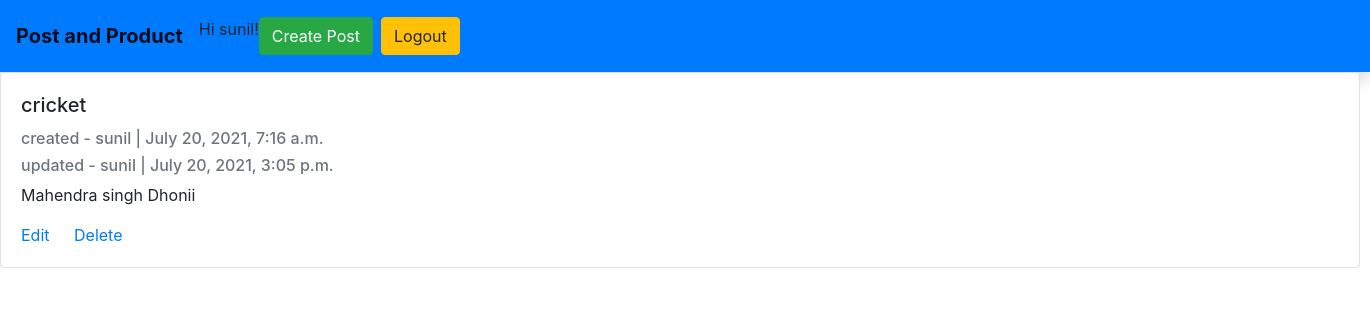
The page /home (signed in) on the database its author committed.
### user/models.py (models this page shows, shortened)
class User(AbstractUser):
    first_name = models.CharField(max_length=100)
    last_name = models.CharField(max_length=100)
    email = models.EmailField(max_length=50)
    username = models.CharField(max_length=50, unique=True)
    password = models.CharField(max_length=50)
    def __str__(self):
        return self.username

class Post(models.Model):
    users = models.ForeignKey(User, on_delete=models.CASCADE)
    title = models.CharField(max_length=200, unique=True)
    text = models.TextField()
    created_at = models.DateTimeField(auto_now_add=True)
    updated_at = models.DateTimeField(auto_now= True)

### user/views.py (the view)
# urls.py: path('home', posts_view, name='home'),
def posts_view(request):
    if request.user.is_authenticated:
        posts = Post.objects.filter(users=request.user)
    else:
        posts = Post.objects.all().order_by('created_at')
    return render(request, 'home.html', {'posts':posts})

### templates/home.html (shortened to what this page needs)
{% extends 'index.html' %}
{% block content %}
{% for post in posts %}
<div class="card" style="width: 85rem;">
  <div class="card-body">
    <h5 class="card-title">{{post.title}}</h5>
    <p class="card-text text-muted h6"> created - {{ post.users }} | {{ post.created_at}} </p>
    <p class="card-text text-muted h6"> updated - {{ post.users }} | {{ post.updated_at}} </p>
    <p class="card-text">{{post.text}}</p>
    {% if request.user.is_authenticated %}
    <a href="{% url 'post_edit' pk=post.pk %}" class="card-link">Edit</a>
    <a href="{% url 'post_delete' pk=post.pk %}" class="card-link">Delete</a>
    {% endif %}
  </div>
</div>
{% endfor %}
{% endblock %}

### templates/index.html (shortened to what this page needs)
<!DOCTYPE html>
<html lang="en">
<head>
    <link rel="stylesheet" href="https://stackpath.bootstrapcdn.com/bootstrap/4.4.1/css/bootstrap.min.css">
</head>
<body>
  <nav class="navbar navbar-expand-lg navbar-light bg-primary shadow p-3">
    <a class="navbar-brand" href="#"><b>Post and Product</b></a>
    <div class="collapse navbar-collapse" id="navbarNav">
      <ul class="navbar-nav text-right float-right">
        <li class="nav-item active">
        {% if not request.user.is_authenticated %}
            {% block header %}
            {% endblock %}
        {% else %}
          <li><a>Hi {{user.username}}!</a></li>
          <a class="btn btn-success mr-2" href="{% url 'post_create' %}">
            Create Post
          </a>
          <a class="btn btn-warning" href="{% url 'logout' %}">
            Logout
          </a>
        {% endif %}
        </li>
      </ul>
    </div>
  </nav>
{% block content %}
{% endblock %}
</body>
</html>

### rows shown on the page
User: username "sunil"
Post: title "cricket", users "sunil", created_at "July 20, 2021, 7:16 a.m.", updated_at "July 20, 2021, 3:05 p.m.", text "Mahendra singh Dhonii"
